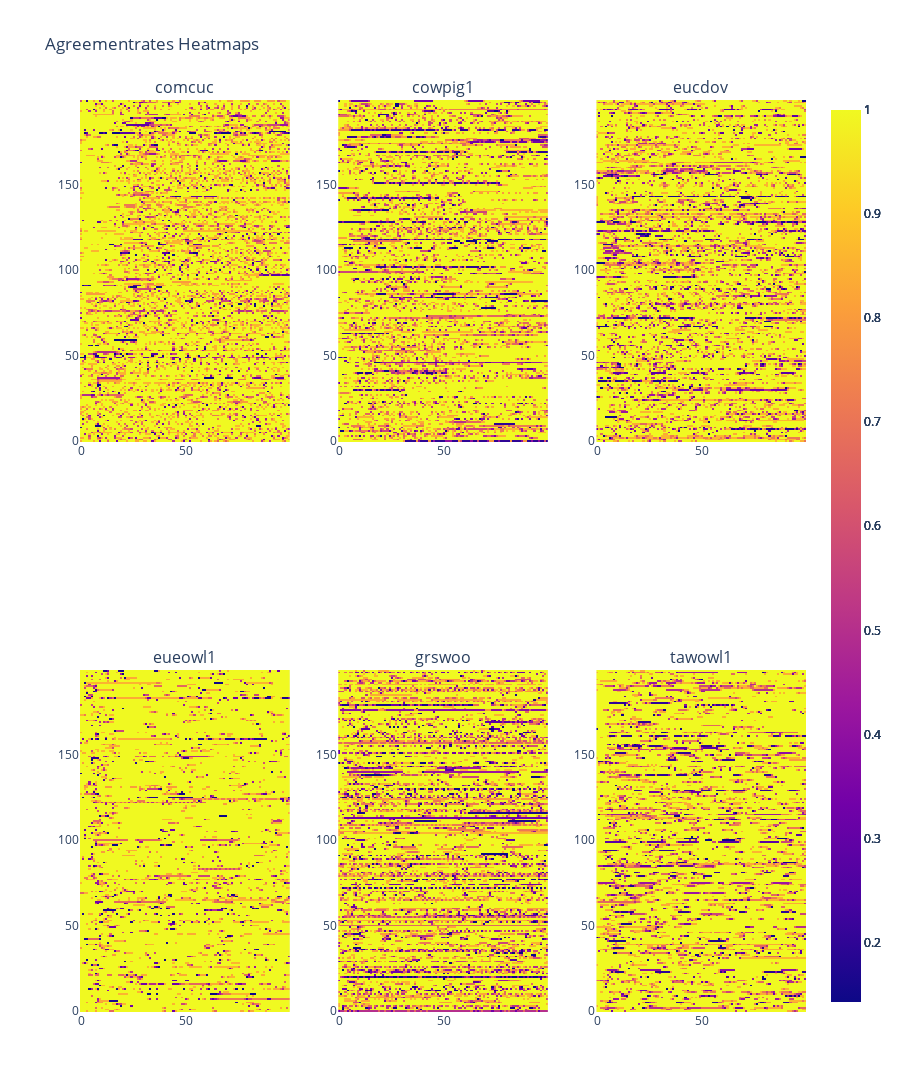

Notebook source saved alongside this figure:
### Code cell
# 1.
# Annotator agreement: 
# How consistent are the annotations? Do different annotators agree in their labels for the same fragment?

def agreementrate_by_section (section: np.array):
    # Get only the labels which are from annotators
    section = section[1:]

    # Compute the number of cases where all annotators agree
    num_agree = np.sum(section == section[0])

    # Compute the percentage agreement
    percent_agree = num_agree / len(section)

    return percent_agree

def agreementrate_by_file (file: str):

    # load the current file
    file = np.load(file)

    return list(map(agreementrate_by_section, file))

def agreementrate_by_bird (label_files: list, bird: str):

    # filter all label files paths with the mathing bird
    files = [file for file in label_files if bird in file]

    agreement_rates = np.asarray(list(map(agreementrate_by_file, files)))

    return agreement_rates





# What is the mean agreementrate ?

mean_agreement_rate = np.mean(np.asarray(list(map(agreementrate_by_file, label_files))))
print(f"The mean agreement rate is: {mean_agreement_rate}")

################################################

# What is the agreement rate for the different bids
figs = []

for bird in birds:
    agreement_rates = agreementrate_by_bird(label_files, bird)
    heatmap = go.Heatmap(z=agreement_rates, showscale=True, name= bird)
    title = f'Heatmap of Agreementrates for {bird}'
    layout = go.Layout(title=title, xaxis_title='Agreementrates', yaxis_title='Birds')
    fig = go.Figure(data=[heatmap], layout=layout)
    figs.append(fig)

fig = make_subplots(rows=2, cols=3, subplot_titles=birds)
for i, f in enumerate(figs):
    fig.add_trace(f.data[0], row=(i//3)+1, col=(i%3)+1)

fig.update_layout(height=1200, title_text='Agreementrates Heatmaps')
fig.show()

### Figure 1 — Plotly figure (JSON) as saved in the notebook; plotly's stock layout.template omitted (floating-point values rounded to 4 significant figures; data arrays with more than 128 entries replaced by an {"elided": "..."} marker saying what was removed)
{"data": [{"name": "comcuc", "showscale": true, "type": "heatmap", "xaxis": "x", "yaxis": "y", "z": {"elided": "200x100 float values"}}, {"name": "cowpig1", "showscale": true, "type": "heatmap", "xaxis": "x2", "yaxis": "y2", "z": {"elided": "200x100 float values"}}, {"name": "eucdov", "showscale": true, "type": "heatmap", "xaxis": "x3", "yaxis": "y3", "z": {"elided": "200x100 float values"}}, {"name": "eueowl1", "showscale": true, "type": "heatmap", "xaxis": "x4", "yaxis": "y4", "z": {"elided": "200x100 float values"}}, {"name": "grswoo", "showscale": true, "type": "heatmap", "xaxis": "x5", "yaxis": "y5", "z": {"elided": "200x100 float values"}}, {"name": "tawowl1", "showscale": true, "type": "heatmap", "xaxis": "x6", "yaxis": "y6", "z": {"elided": "200x100 float values"}}], "layout": {"annotations": [{"font": {"size": 16}, "showarrow": false, "text": "comcuc", "x": 0.1444, "xanchor": "center", "xref": "paper", "y": 1, "yanchor": "bottom", "yref": "paper"}, {"font": {"size": 16}, "showarrow": false, "text": "cowpig1", "x": 0.5, "xanchor": "center", "xref": "paper", "y": 1, "yanchor": "bottom", "yref": "paper"}, {"font": {"size": 16}, "showarrow": false, "text": "eucdov", "x": 0.8556, "xanchor": "center", "xref": "paper", "y": 1, "yanchor": "bottom", "yref": "paper"}, {"font": {"size": 16}, "showarrow": false, "text": "eueowl1", "x": 0.1444, "xanchor": "center", "xref": "paper", "y": 0.375, "yanchor": "bottom", "yref": "paper"}, {"font": {"size": 16}, "showarrow": false, "text": "grswoo", "x": 0.5, "xanchor": "center", "xref": "paper", "y": 0.375, "yanchor": "bottom", "yref": "paper"}, {"font": {"size": 16}, "showarrow": false, "text": "tawowl1", "x": 0.8556, "xanchor": "center", "xref": "paper", "y": 0.375, "yanchor": "bottom", "yref": "paper"}], "height": 1200, "title": {"text": "Agreementrates Heatmaps"}, "xaxis": {"anchor": "y", "domain": [0, 0.2889]}, "xaxis2": {"anchor": "y2", "domain": [0.3556, 0.6444]}, "xaxis3": {"anchor": "y3", "domain": [0.7111, 1]}, "xaxis4": {"anchor": "y4", "domain": [0, 0.2889]}, "xaxis5": {"anchor": "y5", "domain": [0.3556, 0.6444]}, "xaxis6": {"anchor": "y6", "domain": [0.7111, 1]}, "yaxis": {"anchor": "x", "domain": [0.625, 1]}, "yaxis2": {"anchor": "x2", "domain": [0.625, 1]}, "yaxis3": {"anchor": "x3", "domain": [0.625, 1]}, "yaxis4": {"anchor": "x4", "domain": [0, 0.375]}, "yaxis5": {"anchor": "x5", "domain": [0, 0.375]}, "yaxis6": {"anchor": "x6", "domain": [0, 0.375]}}}
